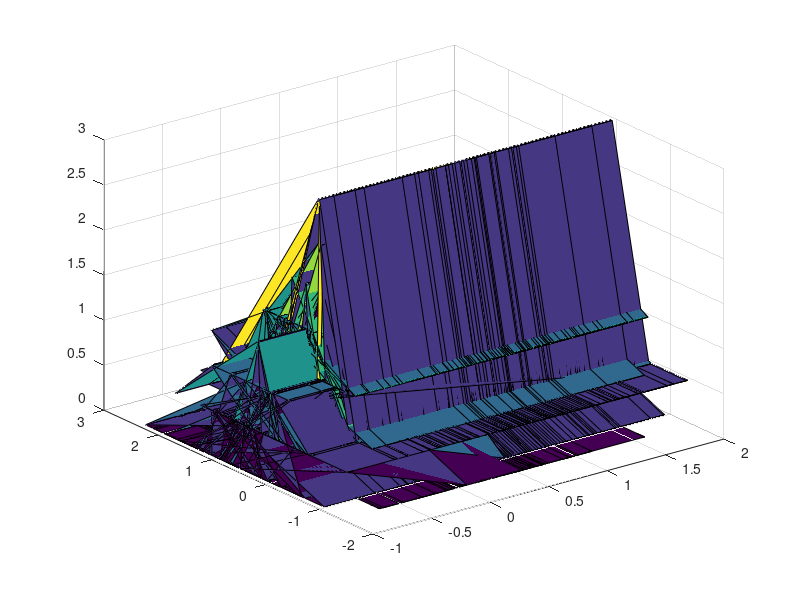

MATLAB code for this plot:
close all
clear all
clc

m1 = [0.25 0.3];
cov1 = [0.2 0.2;0.2 0.3];
G1 = mvnrnd(m1,cov1,100);
m2 = [0.7 0.75];
cov2 = [0.25 0.3;0.3 0.4];
G2 = mvnrnd(m2,cov2,100);

G = [G1 ;G2];
l= length(G);

D = pdist(G);
M = squareform(D);
h=0.1;
K(1:l) =0;
p(1:l,1:l)=0;
for i=1:l
    for j= 1:l
        if (M(i,j)/h) <= 0.5
            K(i) = K(i)+1;
        end
         p(i,j) = (1/(l*h*h))*K(i); 
    end
  
end

surf(G(:,1),G(:,2),p);

